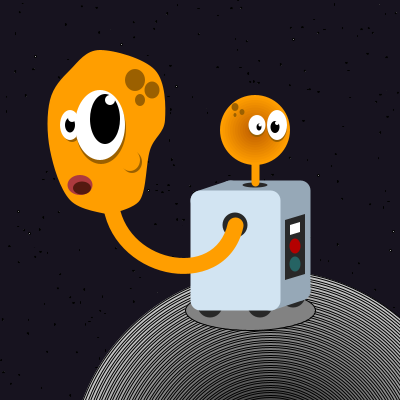
Frame 1 (no input)
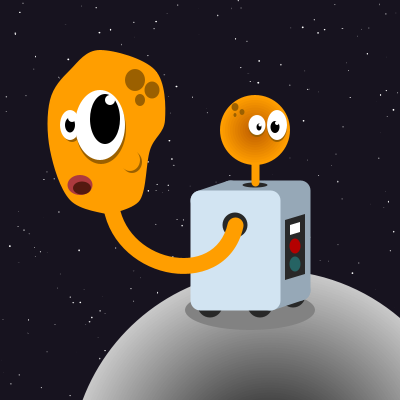
Frame 60 (the mouse pressed at the canvas centre just before this capture)
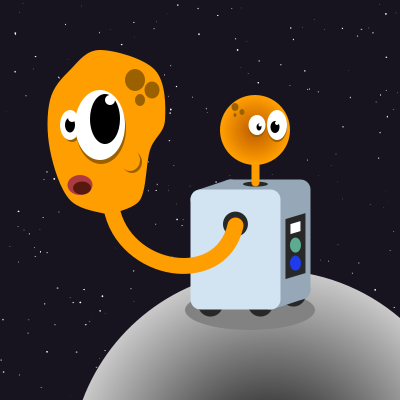
Frame 120 (the mouse held since frame 60 and released just before this capture)

The Processing sketch that drew these frames (run headless with seeded random() and noise(); from frame 60 on, the mouse is pressed at the canvas centre):

// Processing sketch: processing_70344
// ── processing_70344.pde

// Jean-Michel Leblanc - Le Monstre intéractif - EDM4600

/* ==============================================================================================================
   La grosse tête du monstre est intéractive (Drag And Drop).
   Les étoiles sont disposées aléatoirement et elles clignotent.
   Le corps robotisé du monstre s'active lors d'un clic de souris jusqu'à relâchement.
   ============================================================================================================== */

// ----------------------- Déclaration des variables -----------------------
// Scène
float x;
float y;

// Personnage
float gTeteX;
float gTeteY;
float couFix;
float pTete;
float corps;
float corpsX;
float corpsY;
float vitesseX;
float vitesseY;
float positionX;
float positionY;
float vX;
float vY;

// Étoiles
float[] tableauX;
float[] tableauY;
final int nbEtoiles = 300;

// État du personnage
int etatCorps;
int etatTete;

// ----------------------- Initialisation de la surface de travail -----------------------
void setup(){  
  /* Taille de la surface de travail (en pixels), 
  antialiasing activé et aucune bordure aux formes */
  size(400, 400);
  smooth();
  
  // ----------------------- Initialisation des propriétés des variables -----------------------
  x = width/2;
  y = height/2;
  vX = 0;
  vY = 0;
  couFix = x;
  gTeteX = x;
  gTeteY = y;
  pTete = x;
  corpsX = x;
  corpsY = y;
  tableauX = new float[nbEtoiles];
  tableauY = new float[nbEtoiles];

  // Positionnement aléatoire des étoiles sur la scène
  int i = 0;
  while (i < nbEtoiles) {
    tableauX[i] = random(0,width);
    tableauY[i] = random(0,height);
    i++;
  }
}

// ----------------------- Fonction d'initialisation des dessins -----------------------
void draw(){
  // Couleur du ciel
  background(23, 19, 31);  
  
  drawDecor();
  drawMonstre();
}

// ----------------------- Paysage -----------------------

void drawDecor(){
  // Placement des étoiles dans le ciel
  fill(255);
  
  for ( int i = 0; i < nbEtoiles ; i++ ) {
    ellipse( tableauX[i], tableauY[i], random(-2,2), random(-2,2));
  }
  
  // Planète
  float d = 400;
  float difference = 5;
  
  while ( d > 0 ) {
    fill ( d / 2 );
    ellipse( x+70 , y+270 , d , d );
    d = d - difference;
  }
}

// ----------------------- Monstre -----------------------

void drawMonstre(){
  // Ombre du personnage
  fill (130);
  ellipse(x+50, y+110, 130, 40);
  
  // ----------------------- Corps robotisé du personnage ----------------------- 
  // Interaction avec le corps robotisé
  if (mousePressed && etatTete == 0){
    // Vérification de la zone cliquable
    if ( mouseX > 190 && mouseX < 310 && mouseY > 175 && mouseY < 310 ) {
      // Validation de l'état
      if ( etatCorps == 0 ) {
        etatCorps = 1;
      }
    }
  } else {
    etatCorps = 0;
  }
  
  // Vibration du corps selon l'état du personnage
  if (etatCorps == 1){
    if (corpsX < 202 && corpsX > 198 && corpsY < 202 && corpsY > 198){
      corpsX += random(-0.5, 0.5);
      corpsY += random(-0.5, 0.5);
    } else {
      corpsY = x;
      corpsX = y; 
    }
  } else {
    corpsY = x;
    corpsX = y;
  }
  
  // Les roues
  noStroke();
  ellipseMode(CENTER);
  fill(40);
  ellipse(corpsX+10, corpsY+105, 25, 25);
  ellipse(corpsX+60, corpsY+105, 25, 25);
  ellipse(corpsX+93, corpsY+95, 25, 25);
    
  // Le corps métallique P.1
  strokeJoin(ROUND);
  stroke(150, 168, 183);
  fill(150, 168, 183);
  strokeWeight(20.0);
  beginShape();
    vertex(corpsX+30, corpsY-10);
    vertex(corpsX+30, corpsY+90);
    vertex(corpsX+100, corpsY+90);
    vertex(corpsX+100, corpsY-10);
    vertex(corpsX+30, corpsY-10);
  endShape();
  
  // Fix de la perspective
  line(corpsX+100, corpsY+90, corpsX+70, corpsY+100);
  line(corpsX+30, corpsY-10, corpsX, corpsY);
  
  // Le corps métallique P.2
  strokeJoin(ROUND);
  stroke(210, 228, 242);
  fill(210, 228, 242);
  strokeWeight(20.0);
  beginShape();
    vertex(corpsX, corpsY);
    vertex(corpsX, corpsY+100);
    vertex(corpsX+70, corpsY+100);
    vertex(corpsX+70, corpsY);
    vertex(corpsX, corpsY);
  endShape();

  // Trous pour la tête des personnages
  noStroke();
  fill(40);
  ellipse(corpsX+35, corpsY+25, 25, 25);
  ellipse(corpsX+55, corpsY-15, 25, 5);
  
  // Panneau de contrôle sur le côté du personnage
  beginShape();
    vertex(corpsX+85, corpsY+20);
    vertex(corpsX+85, corpsY+80);
    vertex(corpsX+105, corpsY+74);
    vertex(corpsX+105, corpsY+14);
    vertex(corpsX+85, corpsY+20);
  endShape();
  
  fill(255);
  beginShape();
    vertex(corpsX+90, corpsY+25);
    vertex(corpsX+90, corpsY+35);
    vertex(corpsX+100, corpsY+32);
    vertex(corpsX+100, corpsY+22);
    vertex(corpsX+90, corpsY+25);
  endShape();
  
  // Changement de couleur aléatoire des boutons
  if (etatCorps == 1){
    fill(random(0,255), random(0,255), random(0,255));
    ellipse(corpsX+95, corpsY+46, 11, 15);
    
    fill(random(0,255), random(0,255), random(0,255));
    ellipse(corpsX+95, corpsY+64, 11, 15);
    
  } else {
    fill(180, 0, 0);
    ellipse(corpsX+95, corpsY+46, 11, 15);
    
    fill(37, 99, 99);
    ellipse(corpsX+95, corpsY+64, 11, 15);
  }
  
  
  // ----------------------- Tête du petit monstre -----------------------
  //Cou
  strokeJoin(ROUND);
  strokeWeight(8.0);
  stroke(255, 158, 0);
  line(pTete+55, pTete-18, pTete+55, pTete-70);
  
  // Tête
  noStroke();
  float dPetiteTete = 70;
  float diffPetiteTete = 5;
  float fillPetiteTete1 = 255;
  float fillPetiteTete2 = 158;
   
  while ( dPetiteTete > 5 ) {
     fill (fillPetiteTete1, fillPetiteTete2, 0);
     ellipse(pTete+55, pTete-70, dPetiteTete, dPetiteTete);
     fillPetiteTete1 = fillPetiteTete1 - 5;
     fillPetiteTete2 = fillPetiteTete2 - 5;
     dPetiteTete = dPetiteTete - diffPetiteTete;
  }

  
  // Yeux + pupilles
  fill(155, 96, 0);
  ellipse(pTete+57, pTete-73, 17, 20);
  fill(255);
  ellipse(pTete+57, pTete-75, 17, 20);
  fill(0);
  ellipse(pTete+59, pTete-73, 5, 7);
  fill(255);
  ellipse(pTete+60, pTete-75, 3, 3);
  
  fill(155, 96, 0);
  ellipse(pTete+77, pTete-73, 20, 30);
  fill(255);
  ellipse(pTete+77, pTete-75, 20, 30);
  fill(0);
  ellipse(pTete+75, pTete-73, 9, 12);
  fill(255);
  ellipse(pTete+77, pTete-77, 4, 4);
  
  // Grains de beauté
  fill(155, 96, 0);
  ellipse(pTete+35, pTete-85, 3, 4);
  ellipse(pTete+42, pTete-88, 5, 6);
  ellipse(pTete+35, pTete-93, 7, 8);
  
  // ----------------------- Tête du gros monstre -----------------------
  // Variables locales pour l'assouplissement
  float ratio = 0.2;    
  float k = 0.04;
  float d = 0.9;

  // Vérification de l'état de la tête (drag de souris)
  if (etatTete == 1){
    float accelX = k * ((mouseX + 100) - gTeteX);
    float accelY = k * ((mouseY + 80) - gTeteY);
    vX = d * (vX + accelX);  
    vY = d * (vY + accelY);     
    gTeteX = gTeteX + vX;  
    gTeteY = gTeteY + vY;
  } else {
    float accelX = k * (x - gTeteX);
    float accelY = k * (y - gTeteY);
    vX = d * (vX + accelX);  
    vY = d * (vY + accelY);     
    gTeteX = gTeteX + vX;  
    gTeteY = gTeteY + vY;
  }
  
  // Cou
  noFill();
  strokeJoin(ROUND);
  strokeWeight(16.0);
  stroke(255, 158, 0);
  beginShape();
    curveVertex(couFix, couFix-400);
    curveVertex(couFix+35, couFix+25);
    curveVertex(gTeteX-90, gTeteY);
    curveVertex(gTeteX, gTeteY-400);
  endShape();
  
  // Tête
  noStroke();
  fill(255, 158, 0);
  beginShape();
    curveVertex(gTeteX, gTeteY);
    curveVertex(gTeteX-90, gTeteY+15);
    curveVertex(gTeteX-60, gTeteY);
    curveVertex(gTeteX-50, gTeteY-50);
    curveVertex(gTeteX-35, gTeteY-80);
    curveVertex(gTeteX-45, gTeteY-130);
    curveVertex(gTeteX-100, gTeteY-150);
    curveVertex(gTeteX-130, gTeteY-130);
    curveVertex(gTeteX-150, gTeteY-100);
    curveVertex(gTeteX-150, gTeteY-50);
    curveVertex(gTeteX-130, gTeteY);
    curveVertex(gTeteX-90, gTeteY+15);
    curveVertex(gTeteX-90, gTeteY+15);
  endShape();
  
  // Yeux + pupilles + cernes
  
  // Gauche
  fill(155, 96, 0);
  rect(gTeteX-138, gTeteY-73, 15, 2);
  fill(155, 96, 0);
  ellipse(gTeteX-128, gTeteY-73, 20, 30);
  fill(255);
  ellipse(gTeteX-130, gTeteY-75, 20, 30);
  fill(0);
  ellipse(gTeteX-130, gTeteY-75, 10, 15);
  fill(255);
  ellipse(gTeteX-128, gTeteY-82, 8, 8);
  
  
  // Droite
  fill(155, 96, 0);
  ellipse(gTeteX-99, gTeteY-71, 50, 70);
  fill(255);
  ellipse(gTeteX-100, gTeteY-75, 50, 70);
  fill(0);
  ellipse(gTeteX-95, gTeteY-81, 30, 50);
  fill(255);
  ellipse(gTeteX-90, gTeteY-100, 10, 10);
      
  // Grains de beauté
  fill(155, 96, 0);
  ellipse(gTeteX-60, gTeteY-100, 10, 12);
  ellipse(gTeteX-48, gTeteY-110, 15, 17);
  ellipse(gTeteX-65, gTeteY-120, 20, 22);
  
  // Bouche
  fill(173, 58, 62);
  ellipse(gTeteX-120, gTeteY-15, 25, 20);
  fill(85, 25, 16);
  ellipse(gTeteX-118, gTeteY-12, 18, 13);
    
  // Mâchoire
  fill(155, 96, 0);
  ellipse(gTeteX-68, gTeteY-38, 20, 22);
  fill(255, 158, 0);
  ellipse(gTeteX-70, gTeteY-40, 20, 22);
  
  fill(0);
}

// Interactivité de la tête du personnage
void mousePressed() {
  float zoneClic = dist(mouseX, mouseY, 110, 130);
  
  if (zoneClic < 80) {
    etatTete = 1;
  } else {
    etatTete = 0;
  }
}

// Release l'état de la tête lorsque la souris est relâchée
void mouseReleased() {
  etatTete = 0;
}
